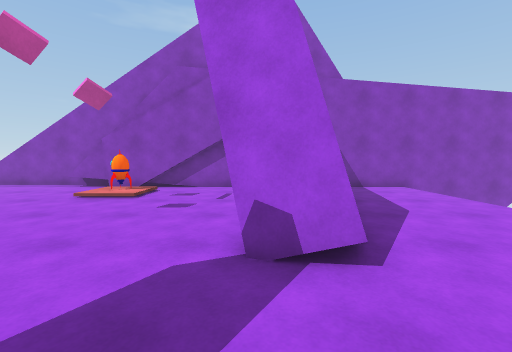
View 1 (above)

14 first-person views from a walk through a Unity game level. The camera is 1.3 m above the floor, tilts 4° down and sees 90° across. The floor is counted in squares, 1 m on a side. Each view is taken from the middle of a square. On the plan, view 1 faces up. The plan holds only what a view shows up to about 13 squares ahead; the rest is blank. The place goes on beyond the plan.

View 2
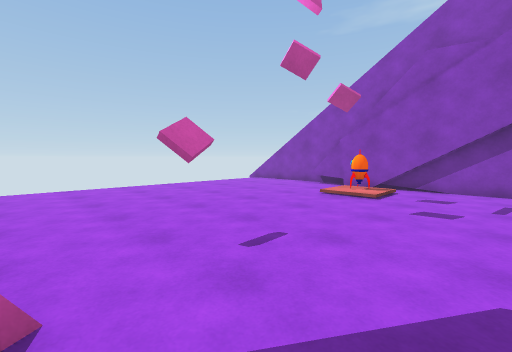

View 3
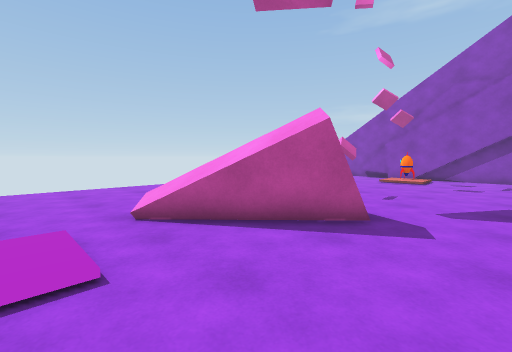

View 4
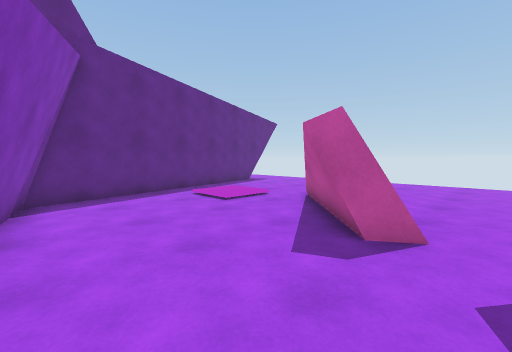

View 5
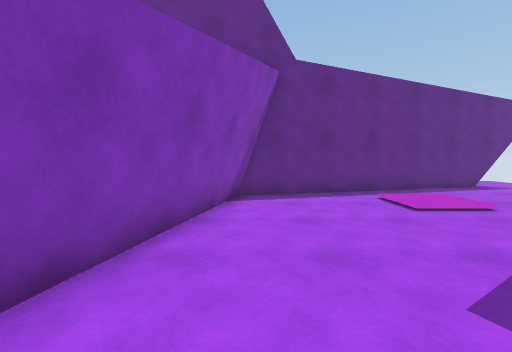

View 6
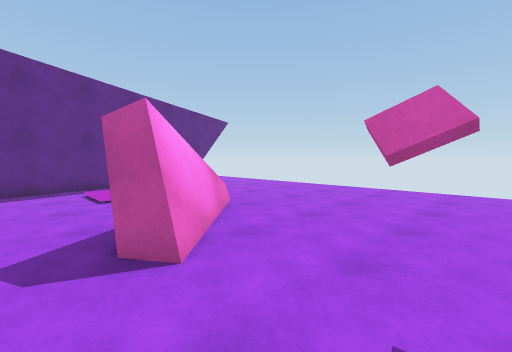

View 7
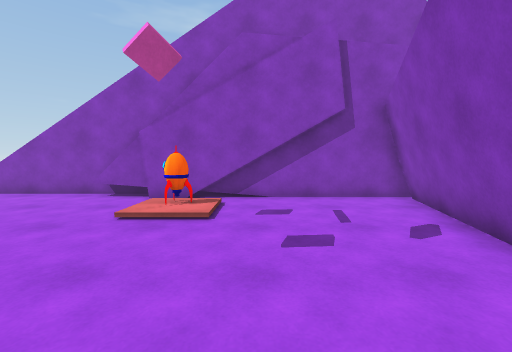

View 8
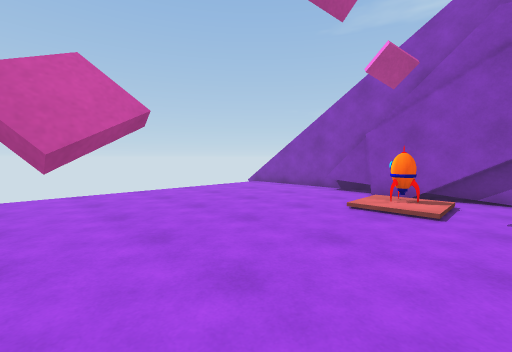

View 9
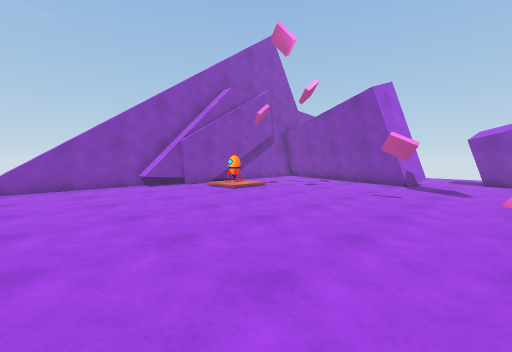

View 10
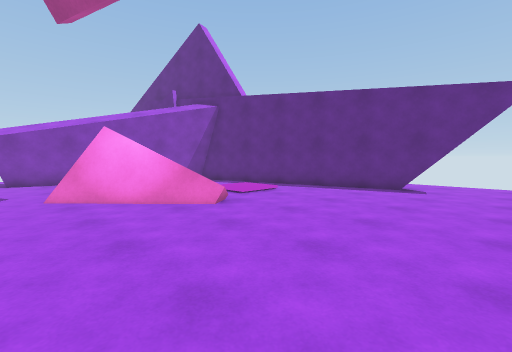

View 11
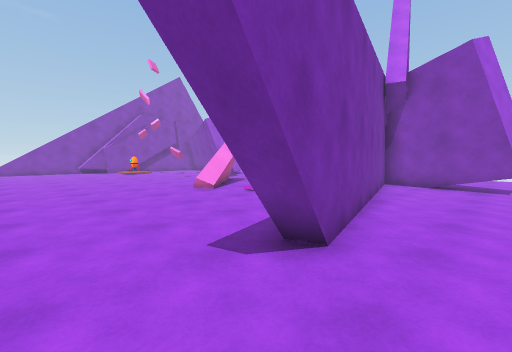

View 12
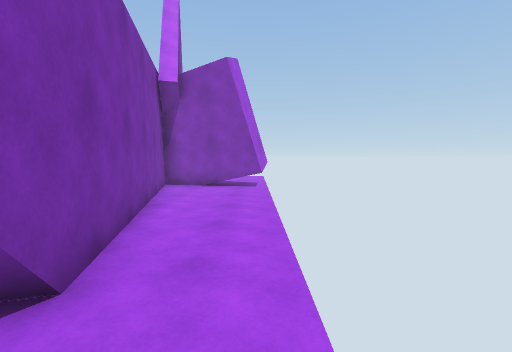

View 13
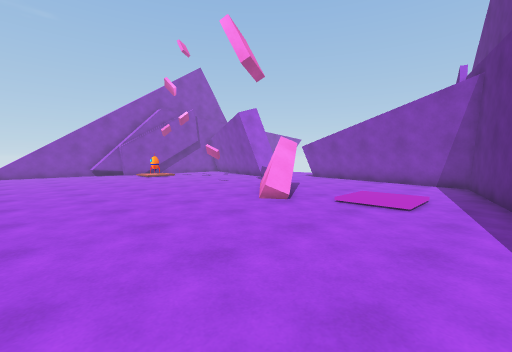

View 14
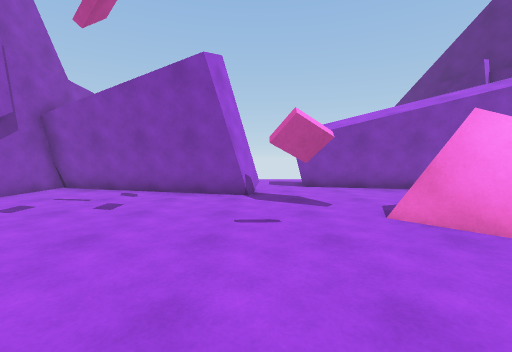

### Floor plan
Points are (right, up) in squares from view 1. A wall is a line through its corners. A room is listed if a view was taken in it or the views show most of it. See-through windows are left out.
Room 1 (views 1, 2, 3, 4, 5, 6, 7, 8, 9, 10, 13, 14)
walls: (-5, 1.9) (-5, 2.7) (-4.5, 2.2) (-5, 1.9); (-4.8, 2) (-4.8, 2.5); (-4.6, 2.3) (-4.6, 2.1); (-4.9, 2.8) (-4.9, 1.7); (-4.7, -1.7) (-3.4, -0.5); (-6.1, -2.6) (-3.6, -0.3); (-3.8, -0.9) (-3.1, -1.8); (-3.6, -0.6) (-3, -1.6); (-3, -1.2) (-4, -2.2); (-0.4, 3.7) (1.7, 11.5); (1.1, 3.2) (-0.3, 3.7); (1.3, 2.9) (-0.3, 3.5); (-6.5, 11.5) (-8.5, 11.5); (-6.9, 12.3) (-13.1, 12.3); (-2.2, 11.3) (-6.8, 11.3); (0.1, -7.9) (2.2, 1.3); (0.3, -8) (2.3, 1.2); (-11.6, -10.9) (0.6, -7.8); (1.9, 11.5) (-4.9, 11.5)
low walls: (-3.6, 0) (-3, -0.9); (-4.7, -2.1) (-4.1, -1.6); (-3.4, -0.5) (-3.1, -1) (-4, -1.9); (-7.2, -3.5) (-3.9, -0.4); (-0.3, 3.7) (1.9, 11.5); (0.6, -7.8) (2.4, 0.5)
ways out: opening at (-12.5, -11) to room 2; opening at (-13, 12.5); opening at (1, 2)
objects: rocket (-5, 9) to (-5, 10)
Room 2 (views 11, 12)
walls: (-1, -13) (0, -8.7); (-0.8, -13.1) (0.1, -8.7) (-11.4, -11.6)
low walls: (-0.4, -12.2) (0.4, -8.5)
ways out: opening at (-12.5, -11) to room 1

Where each view was taken, in squares from view 1:
view 1: 0 up, 0 right, facing up
view 2: 0 up, 1 left, facing up-left
view 3: 6 down, 1 left, facing up-left
view 4: 1 up, 1 right, facing down-left
view 5: 1 up, 0 right, facing down
view 6: 3 up, 2 left, facing down-left
view 7: 3 up, 3 left, facing up
view 8: 2 up, 3 left, facing up-left
view 9: 0 up, 13 left, facing up-right
view 10: 1 up, 13 left, facing down-right
view 11: 13 down, 13 left, facing up-right
view 12: 13 down, 12 left, facing right
view 13: 9 down, 13 left, facing up-right
view 14: 3 up, 9 left, facing right
